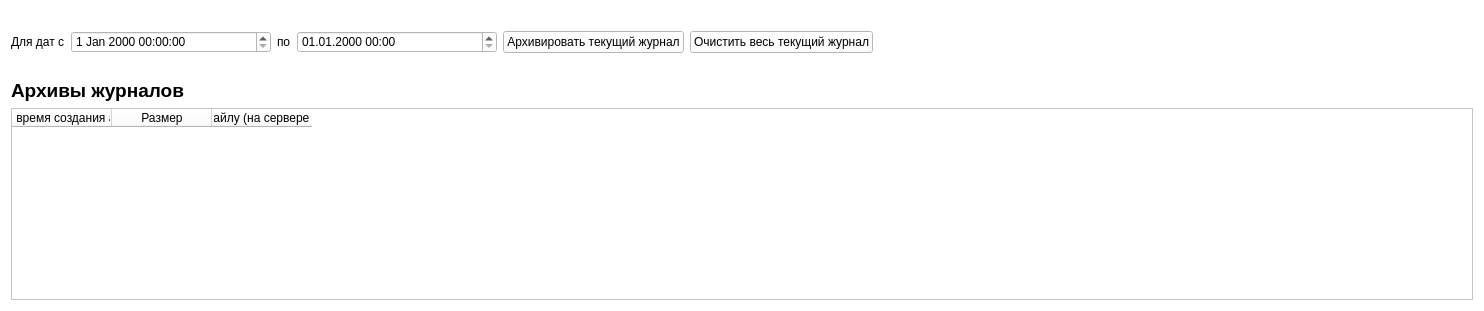
      <widget class="QWidget" name="Magazines">
       <property name="styleSheet">
        <string notr="true">background-color: rgb(255, 255, 255);</string>
       </property>
       <attribute name="title">
        <string>Журналы</string>
       </attribute>
       <layout class="QGridLayout" name="gridLayout_10">
        <item row="1" column="0">
         <layout class="QHBoxLayout" name="horizontalLayout_7">
          <item>
           <widget class="QLabel" name="lb_Archive">
            <property name="font">
             <font>
              <family>Arimo</family>
              <pointsize>14</pointsize>
              <weight>75</weight>
              <bold>true</bold>
             </font>
            </property>
            <property name="text">
             <string>Архивы журналов</string>
            </property>
           </widget>
          </item>
          <item>
           <spacer name="horizontalSpacer_4">
            <property name="orientation">
             <enum>Qt::Horizontal</enum>
            </property>
            <property name="sizeHint" stdset="0">
             <size>
              <width>40</width>
              <height>20</height>
             </size>
            </property>
           </spacer>
          </item>
         </layout>
        </item>
        <item row="0" column="0">
         <layout class="QHBoxLayout" name="horizontalLayout_6">
          <property name="topMargin">
           <number>20</number>
          </property>
          <property name="bottomMargin">
           <number>20</number>
          </property>
          <item>
           <widget class="QLabel" name="label_1">
            <property name="sizePolicy">
             <sizepolicy hsizetype="Minimum" vsizetype="Preferred">
              <horstretch>0</horstretch>
              <verstretch>0</verstretch>
             </sizepolicy>
            </property>
            <property name="text">
             <string>Для дат с</string>
            </property>
           </widget>
          </item>
          <item>
           <widget class="QDateTimeEdit" name="dateTimeEdit_from">
            <property name="sizePolicy">
             <sizepolicy hsizetype="Fixed" vsizetype="Fixed">
              <horstretch>0</horstretch>
              <verstretch>0</verstretch>
             </sizepolicy>
            </property>
            <property name="minimumSize">
             <size>
              <width>200</width>
              <height>0</height>
             </size>
            </property>
           </widget>
          </item>
          <item>
           <widget class="QLabel" name="label_5">
            <property name="sizePolicy">
             <sizepolicy hsizetype="Minimum" vsizetype="Preferred">
              <horstretch>0</horstretch>
              <verstretch>0</verstretch>
             </sizepolicy>
            </property>
            <property name="text">
             <string>по</string>
            </property>
           </widget>
          </item>
          <item>
           <widget class="QDateTimeEdit" name="dateTimeEdit_to">
            <property name="sizePolicy">
             <sizepolicy hsizetype="Fixed" vsizetype="Fixed">
              <horstretch>0</horstretch>
              <verstretch>0</verstretch>
             </sizepolicy>
            </property>
            <property name="minimumSize">
             <size>
              <width>200</width>
              <height>0</height>
             </size>
            </property>
            <property name="displayFormat">
             <string>dd.MM.yyyy HH:mm</string>
            </property>
           </widget>
          </item>
          <item>
           <widget class="QPushButton" name="pb_ArchiveCurrentMagazin">
            <property name="text">
             <string>Архивировать текущий журнал</string>
            </property>
           </widget>
          </item>
          <item>
           <widget class="QPushButton" name="pb_ClearMagazine">
            <property name="text">
             <string>Очистить весь текущий журнал</string>
            </property>
           </widget>
          </item>
          <item>
           <spacer name="horizontalSpacer_17">
            <property name="orientation">
             <enum>Qt::Horizontal</enum>
            </property>
            <property name="sizeHint" stdset="0">
             <size>
              <width>600</width>
              <height>20</height>
             </size>
            </property>
           </spacer>
          </item>
         </layout>
        </item>
        <item row="2" column="0">
         <widget class="QTableWidget" name="tableWidget_7">
          <property name="font">
           <font>
            <pointsize>9</pointsize>
           </font>
          </property>
          <property name="editTriggers">
           <set>QAbstractItemView::NoEditTriggers</set>
          </property>
          <column>
           <property name="text">
            <string>Дата и время создания архива</string>
           </property>
          </column>
          <column>
           <property name="text">
            <string>Размер</string>
           </property>
          </column>
          <column>
           <property name="text">
            <string>Путь к файлу (на сервере OSSEC)</string>
           </property>
          </column>
         </widget>
        </item>
       </layout>
      </widget>
